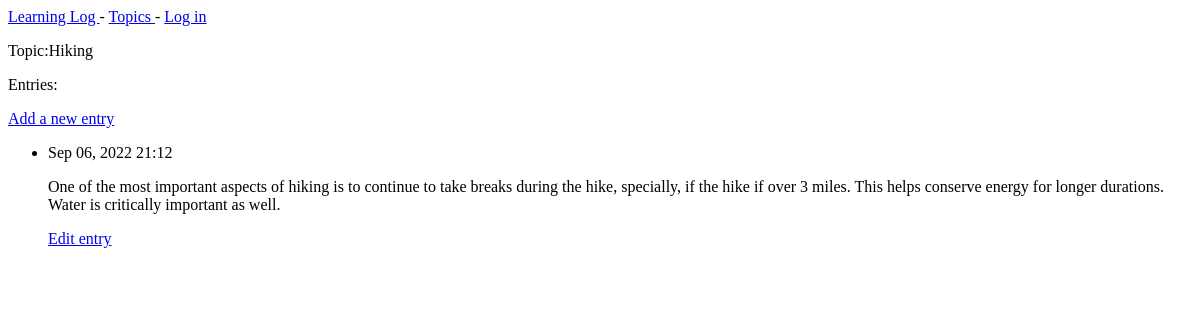
The page /topics/2/ on the database as committed earlier.
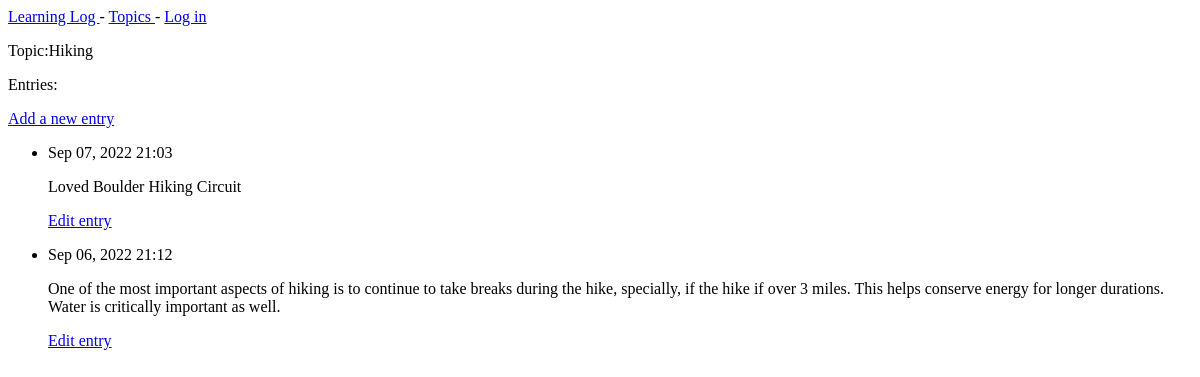
The same page on the database as committed later.
### learning_logs/models.py (models this page shows, shortened)
class Entry(models.Model):
    topic = models.ForeignKey(Topic,on_delete=models.CASCADE)
    text = models.TextField()
    date_added = models.DateTimeField(auto_now_add=True)
    class Meta:
        verbose_name_plural = 'entries'

### learning_logs/views.py (the view)
# urls.py: path('topics/<int:topic_id>/',views.topic,name='topic'),
def topic(request,topic_id):
    topic = Topic.objects.get(id=topic_id)
    entries = topic.entry_set.order_by('-date_added')
    context = {'topic':topic,'entries':entries}
    return render(request,'learning_logs/topic.html',context)

### learning_logs/models.py (called while the page is built)
    def __str__(self):
        return self.text

### learning_logs/templates/learning_logs/topic.html
{% extends "learning_logs/base.html" %}
{% block content %}
<p>Topic:{{topic}}</p>
    <p>Entries:</p>
    <p>
        <a href="{% url 'learning_logs:new_entry' topic.id %}">Add a new entry</a>
    </p>
    <ul>
        {% for entry in entries %}
        <li>
            <p>{{entry.date_added|date:'M d, Y H:i'}}</p>
            <p>{{entry.text|linebreaks }}</p>
            <p>
                <a href="{% url 'learning_logs:edit_entry' entry.id %}">Edit entry</a>
            </p>
        </li>
        {% empty %}
        <li>There are no entries for this topic yet</li>
        {% endfor %}
    </ul>
{% endblock content %}

Rows that differ between the two databases and show on the page:
added Entry: date_added "Sep 07, 2022 21:03", text "Loved Boulder Hiking Circuit"
